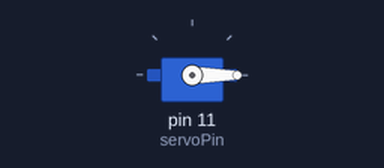
The sketch below on a simulated Arduino Uno, built with avr-gcc and run on an emulated ATmega328P. Shown: servo.

Above: at 0.05 s.
At 1.5 s:
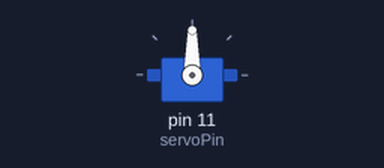
At 3.0 s:
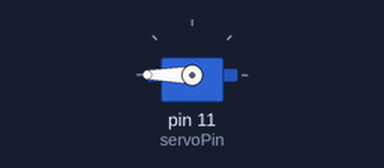
Timing chart, 0 to 6.9 s (numbered marks = the images above):
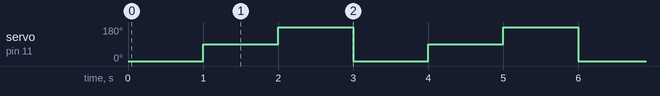

Measured:
- by itself, servo on pin 11 (servoPin): repeats every 3.0 s: 180° 1.0 s, 0° 1.0 s, 90° 1.0 s

The sketch:

Servo_test_v1.ino
```cpp
// Code to test servo motor for PAMI


// Include the Servo library
#include <Servo.h>

// Declare the Servo pin
int servoPin = 11;

// Create a servo object
Servo myServo;

void setup() {
   // We need to attach the servo to the used pin number
   myServo.attach(servoPin);
}

void loop(){
   // Make servo go to 0 degrees
   myServo.write(0);
   delay(1000);
   // Make servo go to 90 degrees
   myServo.write(90);
   delay(1000);
   // Make servo go to 180 degrees
   myServo.write(180);
   delay(1000);
}
```
